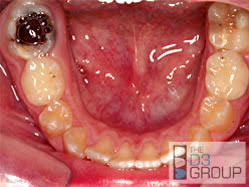
#> input picture model1_occlusal/test_images/1.jpg, 249 x 187 px
$ python -i preprocess.py   (imports and definitions only)   (older library calls are emulated)
#> lines starting #> are read from the running program, lines starting #| are printed output that depends on the picture; after the words box and inside, x2 and y2 are one past the last pixel; in counts of white or black regions, pixels touching at a corner belong together
#> further down, picture is the input picture: shape (187, 249, 3); mean B, G, R 88.8, 95.9, 184.3
"""
Phase II - image quality gate + pre-processing for smartphone occlusal photos (OpenCV).

quality_check(img)  -> {"ok": bool, "reasons": [...], "metrics": {...}}
    blur (variance of Laplacian), under/over-exposure, specular reflections
    -> mirrors the proforma's image exclusion criteria so bad photos are flagged, not silently scored.

preprocess(img)     -> cleaned BGR image
    reflection reduction (inpaint specular highlights) -> shadow / uneven-light correction
    -> contrast enhancement (CLAHE on L channel) -> white-patch colour balance -> size normalisation

Thresholds are defaults for 12-50 MP phone photos resized to 1600 px; calibrate on your first
~50 study photos with scripts/occ_quality_report.py and set them in QUALITY_DEFAULTS.
"""
from __future__ import annotations

import cv2
import numpy as np

QUALITY_DEFAULTS = {
    "blur_min": 60.0,          # Laplacian variance below this -> blurred
    "dark_mean_max": 55.0,     # mean luminance below -> under-exposed
    "bright_mean_min": 215.0,  # mean luminance above -> over-exposed
    "clip_frac_max": 0.08,     # fraction of pixels at 0 or 255
    "specular_frac_max": 0.02, # fraction of glare pixels (saliva shine / flash hotspots)
    "work_side": 1600,         # long side used for analysis / processing
}


def _resize_long(img, side):
#> called with side = 1600
    h, w = img.shape[:2]
#> h = 187; w = 249
    s = side / max(h, w)
#> s = 6.43
    return cv2.resize(img, (round(w * s), round(h * s)), interpolation=cv2.INTER_AREA) if s < 1 else img


def specular_mask(img: np.ndarray) -> np.ndarray:
    """Glare = small, near-saturated, colourless spots much brighter than their surroundings.
    (Plain bright enamel is large and smooth, so the white top-hat keeps it out.)"""
    hsv = cv2.cvtColor(cv2.GaussianBlur(img, (5, 5), 0), cv2.COLOR_BGR2HSV)   # blur: ignore sensor noise
#> hsv: shape (187, 249, 3); mean H, S, V 67.4, 140.4, 184.4
    v, s = hsv[..., 2], hsv[..., 1]
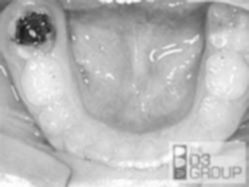
#> v: shape (187, 249); min 24, max 254, mean 184.4
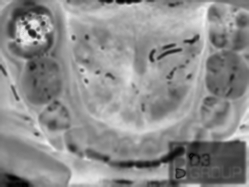
#> s: shape (187, 249); min 2, max 246, mean 140.4
    k = max(15, (min(img.shape[:2]) // 40) | 1)
#> k = 15
    tophat = cv2.morphologyEx(v, cv2.MORPH_TOPHAT, cv2.getStructuringElement(cv2.MORPH_ELLIPSE, (k, k)))
    m = ((v >= 240) & (s <= 40) & (tophat >= 20)).astype(np.uint8) * 255
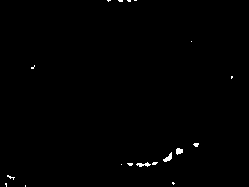
#> m: shape (187, 249); 0.5% white; 18 white regions (15 under 20 px), largest, box (x1, y1, x2, y2) and area: (163, 152, 172, 162) 44, (136, 162, 151, 167) 40, (176, 148, 183, 155) 37
    m = cv2.morphologyEx(m, cv2.MORPH_OPEN, np.ones((3, 3), np.uint8))           # blobs, not single pixels
#> m: shape (187, 249); 0.31% white; 9 white regions (7 under 20 px), largest, box (x1, y1, x2, y2) and area: (164, 154, 172, 162) 39, (176, 148, 183, 154) 36
    return cv2.dilate(m, np.ones((5, 5), np.uint8), iterations=1)
#> returned value: shape (187, 249); 1.2% white; 6 white regions, box (x1, y1, x2, y2) and area: (162, 146, 185, 164) 223, (137, 160, 158, 169) 154, (192, 141, 200, 149) 63, (127, 161, 134, 168) 49, (117, 0, 125, 4) 32, (126, 0, 133, 4) 28


def quality_check(img: np.ndarray, cfg: dict | None = None) -> dict:
    c = {**QUALITY_DEFAULTS, **(cfg or {})}
    im = _resize_long(img, c["work_side"])
    gray = cv2.cvtColor(im, cv2.COLOR_BGR2GRAY)
    blur = float(cv2.Laplacian(gray, cv2.CV_64F).var())
    mean = float(gray.mean())
    clip = float(((gray <= 2) | (gray >= 253)).mean())
    spec = float((specular_mask(im) > 0).mean())
    reasons = []
    if blur < c["blur_min"]:
        reasons.append("blurred / out of focus")
    if mean < c["dark_mean_max"]:
        reasons.append("under-exposed")
    if mean > c["bright_mean_min"]:
        reasons.append("over-exposed")
    if clip > c["clip_frac_max"]:
        reasons.append("clipped highlights/shadows")
    if spec > c["specular_frac_max"]:
        reasons.append("strong reflections (saliva / flash glare)")
    return {"ok": not reasons, "reasons": reasons,
            "metrics": {"blur_laplacian_var": round(blur, 1), "mean_luminance": round(mean, 1),
                        "clipped_fraction": round(clip, 4), "specular_fraction": round(spec, 4)}}


def reduce_reflections(img: np.ndarray) -> np.ndarray:
    m = specular_mask(img)
    if m.mean() < 0.05:            # (0-255 scale) nothing meaningful to fix
        return img
    return cv2.inpaint(img, m, 5, cv2.INPAINT_TELEA)
#> returned value: shape (187, 249, 3)


def correct_shadows(img: np.ndarray, strength: float = 0.7) -> np.ndarray:
    """Flatten slow illumination fall-off (vignetting, cheek shadow) WITHOUT flattening the teeth:
    background light is estimated at a scale much larger than a tooth (sigma = 1/4 of the short side)."""
#> called with strength = 0.7
    lab = cv2.cvtColor(img, cv2.COLOR_BGR2LAB)
#> lab: shape (187, 249, 3); mean of channels 0, 1, 2 130.9, 162.5, 149.9
    L = lab[..., 0].astype(np.float32)
    h, w = L.shape
#> h = 187; w = 249
    small = cv2.resize(L, (max(8, w // 8), max(8, h // 8)), interpolation=cv2.INTER_AREA)
    bg = cv2.GaussianBlur(small, (0, 0), max(2.0, min(small.shape) / 4))
    bg = cv2.resize(bg, (w, h), interpolation=cv2.INTER_LINEAR) + 1.0
#> bg: shape (187, 249) float32
    gain = (float(bg.mean()) / bg) ** strength
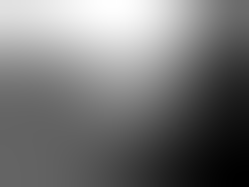
#> gain: shape (187, 249) float32; min 0.891, max 1.14, mean 1; drawn with min black and max white
    lab[..., 0] = np.clip(L * gain, 0, 255).astype(np.uint8)
#> lab: shape (187, 249, 3); mean of channels 0, 1, 2 129.8, 162.5, 149.9
    return cv2.cvtColor(lab, cv2.COLOR_LAB2BGR)


def enhance_contrast(img: np.ndarray, clip: float = 2.0) -> np.ndarray:
#> called with clip = 2
    lab = cv2.cvtColor(img, cv2.COLOR_BGR2LAB)
#> lab: shape (187, 249, 3); mean of channels 0, 1, 2 129.8, 162.5, 149.9
    lab[..., 0] = cv2.createCLAHE(clipLimit=clip, tileGridSize=(8, 8)).apply(lab[..., 0])
#> lab: shape (187, 249, 3); mean of channels 0, 1, 2 134.6, 162.5, 149.9
    return cv2.cvtColor(lab, cv2.COLOR_LAB2BGR)
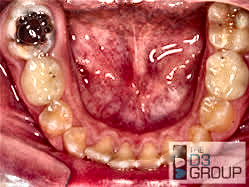
#> returned value: shape (187, 249, 3); mean B, G, R 92.3, 98.8, 187.7


def white_balance(img: np.ndarray) -> np.ndarray:
    """White-patch balance on the brightest (enamel) pixels. Gray-world is NOT used: intraoral photos are
    dominated by red soft tissue, so gray-world would tint enamel cyan and distort lesion colour."""
    f = img.astype(np.float32)
    lum = f.mean(2)
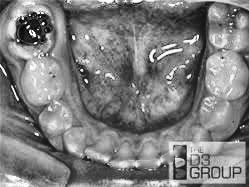
#> lum: shape (187, 249) float32; min 4.67, max 255, mean 126.3
    sel = lum >= np.percentile(lum, 97)
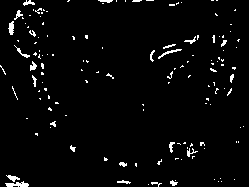
#> sel: shape (187, 249) bool; 3% white in thin lines or dots
    ref = f[sel].mean(0) + 1e-6                       # average colour of the brightest 3 %
#> ref = [220.2, 234.6, 253.1]
    gain = np.clip(ref.mean() / ref, 0.85, 1.18)      # gentle: only neutralise the enamel cast
#> gain = [1.07, 1.01, 0.932]
    return np.clip(f * gain, 0, 255).astype(np.uint8)


def preprocess(img: np.ndarray, work_side: int = QUALITY_DEFAULTS["work_side"],
               shadows: bool = True, balance: bool = True) -> np.ndarray:
    im = _resize_long(img, work_side)
    im = reduce_reflections(im)
    if shadows:
        im = correct_shadows(im)
    im = enhance_contrast(im)
    if balance:
        im = white_balance(im)
    return im

>>> import cv2
>>> picture = cv2.imread('../../../../model1_occlusal/test_images/1.jpg')
>>> result = preprocess(picture)

$ run again, on model1_occlusal/test_images/2.jpg
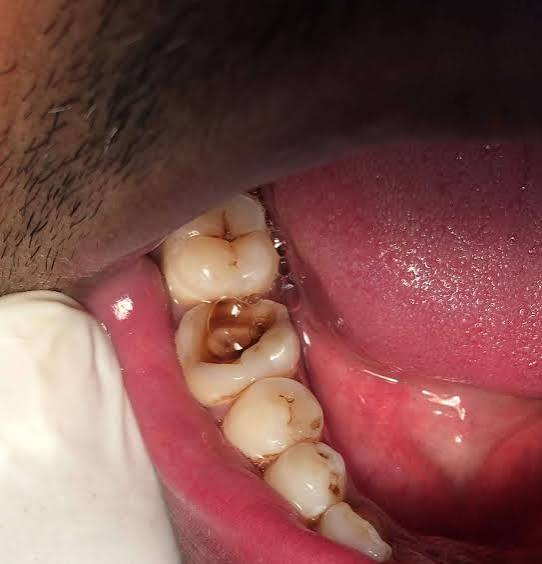
#> input picture model1_occlusal/test_images/2.jpg, 542 x 564 px
#> picture is the input picture: shape (564, 542, 3); mean B, G, R 76.2, 79.7, 128.1
#> hsv: shape (564, 542, 3); mean H, S, V 84.2, 119.3, 128.1
#> in specular_mask, `m = ((v >= 240) & (s <= 40) & (tophat >= 20)).astype(np.uint8) * 255`:
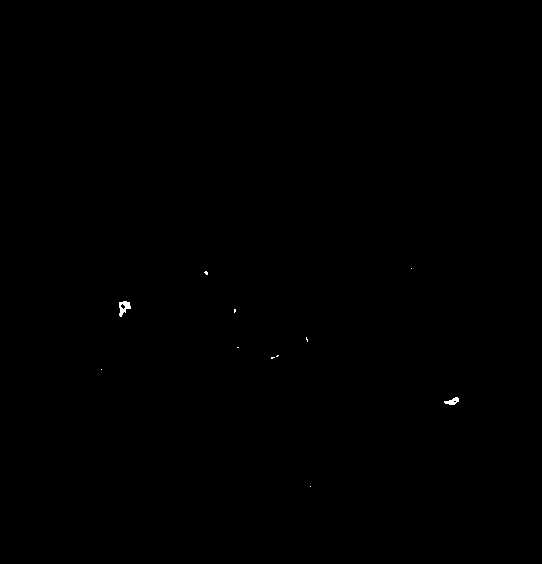
#> m: shape (564, 542); 0.07% white; 11 white regions (9 under 20 px), largest, box (x1, y1, x2, y2) and area: (119, 301, 131, 317) 107, (444, 397, 459, 405) 69
#> sel: shape (564, 542) bool; 3% white; 529 white regions (500 under 20 px), largest, box (x1, y1, x2, y2) and area: (171, 250, 270, 299) 2640, (249, 406, 286, 450) 1025, (0, 307, 60, 345) 848
#> ref = [185.3, 202.4, 239.8]
#> in white_balance, `gain = np.clip(ref.mean() / ref, 0.85, 1.18)`: gain = [1.13, 1.03, 0.872]
#> in white_balance, `return np.clip(f * gain, 0, 255).astype(np.uint8)`:
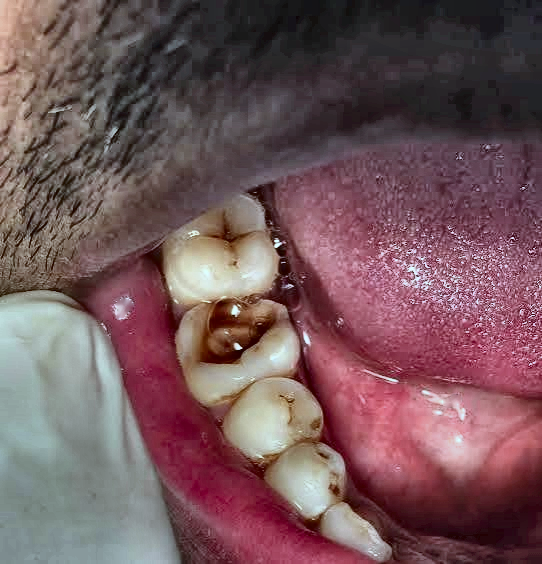
#> returned value: shape (564, 542, 3); mean of channels 0, 1, 2 90.7, 86.6, 115.7; drawn as B, G, R

$ run again, on model1_occlusal/test_images/images.jpg
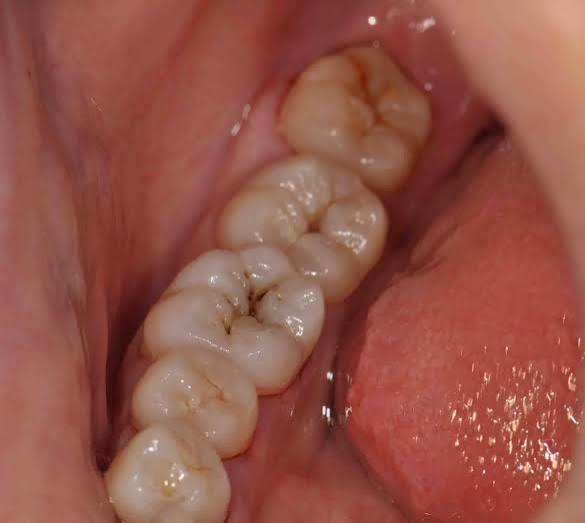
#> input picture model1_occlusal/test_images/images.jpg, 585 x 523 px
#> picture is the input picture: shape (523, 585, 3); mean B, G, R 72.1, 83.7, 149
#> hsv: shape (523, 585, 3); mean H, S, V 5.5, 134.4, 149
#> in white_balance, `sel = lum >= np.percentile(lum, 97)`:
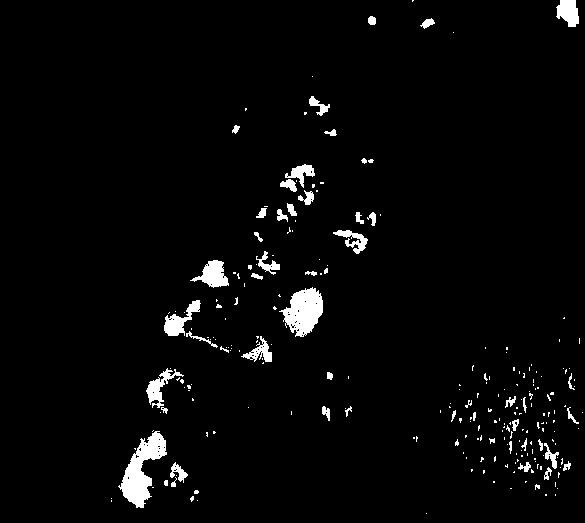
#> sel: shape (523, 585) bool; 3.1% white; 242 white regions (191 under 20 px), largest, box (x1, y1, x2, y2) and area: (118, 431, 167, 508) 1627, (279, 287, 323, 337) 1337, (190, 260, 229, 288) 568
#> ref = [174.3, 188.2, 223]
#> in white_balance, `gain = np.clip(ref.mean() / ref, 0.85, 1.18)`: gain = [1.12, 1.04, 0.875]
#> in white_balance, `return np.clip(f * gain, 0, 255).astype(np.uint8)`:
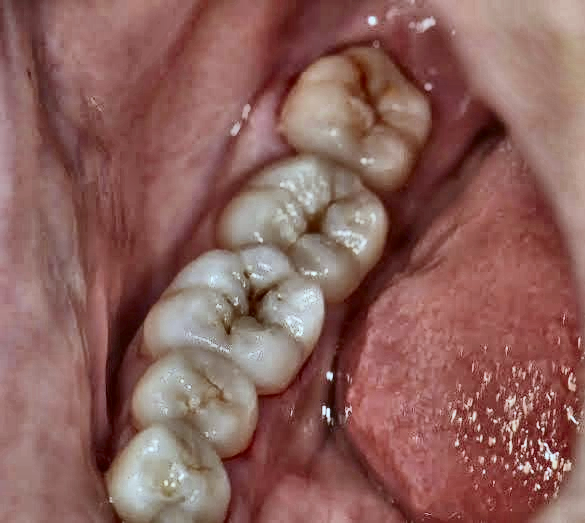
#> returned value: shape (523, 585, 3); mean of channels 0, 1, 2 91.7, 97.4, 140.2; drawn as B, G, R

$ run again, on model1_occlusal/test_images/WhatsApp Image 2026-09-27 at 1.11.22 PM.jpeg
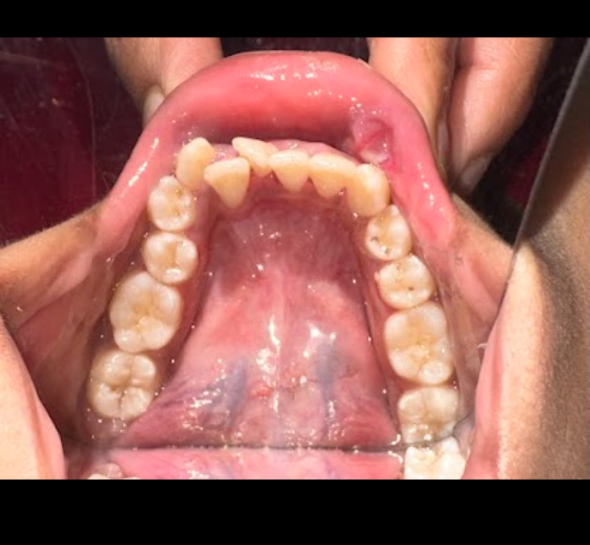
#> input picture model1_occlusal/test_images/WhatsApp Image 2026-09-27 at 1.11.22 PM.jpeg, 1179 x 1090 px (shown at 1/2 size)
#> picture is the input picture: shape (1090, 1179, 3); mean B, G, R 86.8, 94.3, 149.4
#> hsv: shape (1090, 1179, 3); mean H, S, V 43.9, 97.4, 149.4
#> sel: shape (1090, 1179) bool; 3.1% white; 261 white regions (140 under 20 px), largest, box (x1, y1, x2, y2) and area: (0, 788, 78, 959) 5773, (811, 905, 928, 959) 3254, (1028, 509, 1061, 603) 1864
#> ref = [210.5, 229.8, 253.9]
#> in white_balance, `gain = np.clip(ref.mean() / ref, 0.85, 1.18)`: gain = [1.1, 1.01, 0.911]
#> in white_balance, `return np.clip(f * gain, 0, 255).astype(np.uint8)`:
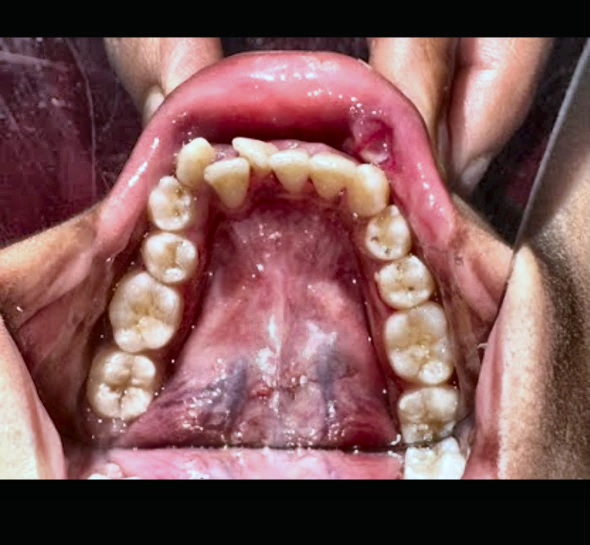
#> returned value: shape (1090, 1179, 3) (shown at 1/2 size); mean of channels 0, 1, 2 85.8, 85.6, 124.8; drawn as B, G, R
